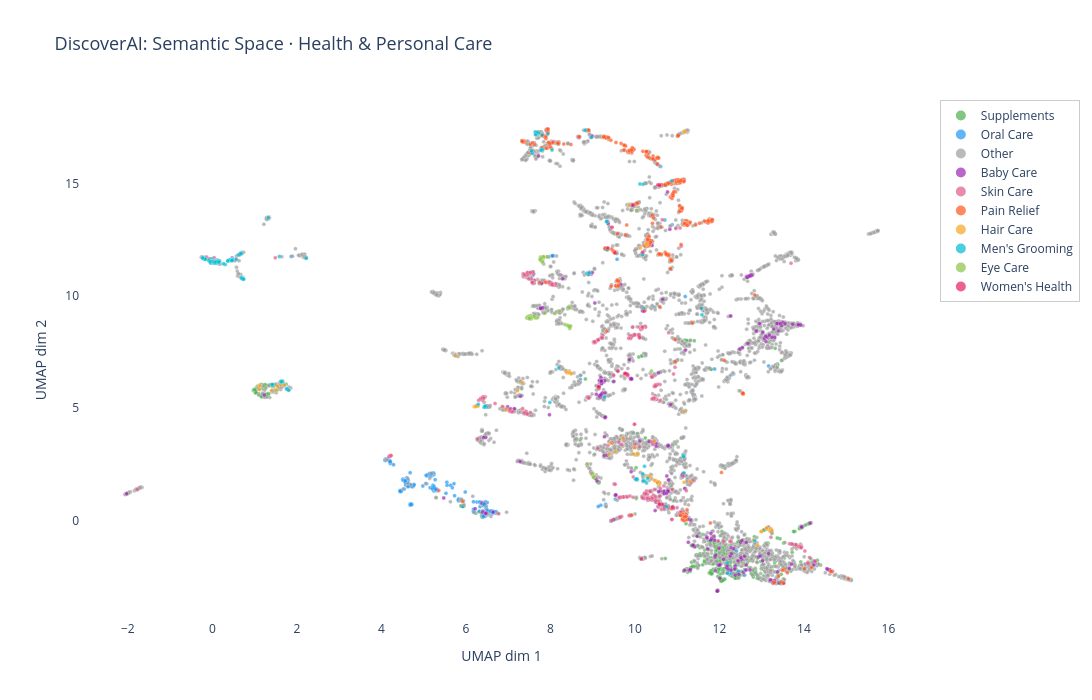

Here is the notebook cell this chart was saved with:
### Markdown cell above
## Visualisation by Category

### Code cell
from mean_squared_terrors.embedding_viz import plot_embedding_space, save_html

fig = plot_embedding_space(
    coords_2d, index_df,
    color_by="category",
    title="DiscoverAI: Semantic Space · Health & Personal Care",
)
fig.show()

# Also save as standalone HTML (opens in browser, great for presentation)
save_html(fig, f"{DATA}/embedding_space_category.html")
print("\nClick categories in the legend to hide/show them.")
print("Zoom with scroll, pan with click+drag, hover for product details.")

### Figure 1 — Plotly figure (JSON) as saved in the notebook; plotly's stock layout.template omitted (floating-point values rounded to 4 significant figures; data arrays with more than 128 entries replaced by an {"elided": "..."} marker saying what was removed)
{"data": [{"customdata": {"elided": "840x4 mixed values"}, "hovertemplate": "<b>%{customdata[0]}</b><br>Brand: %{customdata[1]}<br>Rating: %{customdata[2]:.1f}<br>Price: $%{customdata[3]:.2f}<extra></extra>", "marker": {"color": "#4CAF50", "line": {"color": "white", "width": 0.3}, "opacity": 0.7, "size": 4}, "mode": "markers", "name": "Supplements", "type": "scatter", "x": {"elided": "840 float values"}, "y": {"elided": "840 float values"}}, {"customdata": {"elided": "417x4 mixed values"}, "hovertemplate": "<b>%{customdata[0]}</b><br>Brand: %{customdata[1]}<br>Rating: %{customdata[2]:.1f}<br>Price: $%{customdata[3]:.2f}<extra></extra>", "marker": {"color": "#2196F3", "line": {"color": "white", "width": 0.3}, "opacity": 0.7, "size": 4}, "mode": "markers", "name": "Oral Care", "type": "scatter", "x": {"elided": "417 float values"}, "y": {"elided": "417 float values"}}, {"customdata": {"elided": "4869x4 mixed values"}, "hovertemplate": "<b>%{customdata[0]}</b><br>Brand: %{customdata[1]}<br>Rating: %{customdata[2]:.1f}<br>Price: $%{customdata[3]:.2f}<extra></extra>", "marker": {"color": "#9E9E9E", "line": {"color": "white", "width": 0.3}, "opacity": 0.7, "size": 4}, "mode": "markers", "name": "Other", "type": "scatter", "x": {"elided": "4869 float values"}, "y": {"elided": "4869 float values"}}, {"customdata": {"elided": "256x4 mixed values"}, "hovertemplate": "<b>%{customdata[0]}</b><br>Brand: %{customdata[1]}<br>Rating: %{customdata[2]:.1f}<br>Price: $%{customdata[3]:.2f}<extra></extra>", "marker": {"color": "#9C27B0", "line": {"color": "white", "width": 0.3}, "opacity": 0.7, "size": 4}, "mode": "markers", "name": "Baby Care", "type": "scatter", "x": {"elided": "256 float values"}, "y": {"elided": "256 float values"}}, {"customdata": {"elided": "380x4 mixed values"}, "hovertemplate": "<b>%{customdata[0]}</b><br>Brand: %{customdata[1]}<br>Rating: %{customdata[2]:.1f}<br>Price: $%{customdata[3]:.2f}<extra></extra>", "marker": {"color": "#E05C8A", "line": {"color": "white", "width": 0.3}, "opacity": 0.7, "size": 4}, "mode": "markers", "name": "Skin Care", "type": "scatter", "x": {"elided": "380 float values"}, "y": {"elided": "380 float values"}}, {"customdata": {"elided": "435x4 mixed values"}, "hovertemplate": "<b>%{customdata[0]}</b><br>Brand: %{customdata[1]}<br>Rating: %{customdata[2]:.1f}<br>Price: $%{customdata[3]:.2f}<extra></extra>", "marker": {"color": "#FF5722", "line": {"color": "white", "width": 0.3}, "opacity": 0.7, "size": 4}, "mode": "markers", "name": "Pain Relief", "type": "scatter", "x": {"elided": "435 float values"}, "y": {"elided": "435 float values"}}, {"customdata": {"elided": "69x4 mixed values"}, "hovertemplate": "<b>%{customdata[0]}</b><br>Brand: %{customdata[1]}<br>Rating: %{customdata[2]:.1f}<br>Price: $%{customdata[3]:.2f}<extra></extra>", "marker": {"color": "#F5A623", "line": {"color": "white", "width": 0.3}, "opacity": 0.7, "size": 4}, "mode": "markers", "name": "Hair Care", "type": "scatter", "x": [11.3, 12.81, 13.12, 10.05, 12.98, 11.17, 9.965, 11.16, 9.997, 10.55, 8.441, 8.39, 6.24, 9.868, 8.496, 1.612, 6.2, 10.31, 8.402, 10.59, 10.59, 10.24, 9.428, 10.49, 11.19, 10.53, 10.13, 10.28, 10.03, 13.19, 13.2, 1.121, 10.06, 13.2, 8.381, 10.36, 10.26, 6.939, 6.242, 1.548, 5.751, 13.23, 10.46, 7.219, 13.0, 7.329, 9.721, 10.04, 1.123, 1.706, 12.91, 9.536, 6.288, 10.46, 8.448, 10.35, 8.496, 9.386, 13.12, 1.517, 6.268, 13.24, 6.242, 1.401, 10.33, 10.06, 1.111, 10.05, 11.16], "y": [1.744, -0.8726, -0.3577, 1.829, -0.4881, 4.855, 2.972, 17.31, 3.242, 1.724, 6.615, 6.596, 5.104, 14.06, 6.544, 6.057, 5.072, 1.979, 6.583, 1.605, 1.678, 9.423, 3.442, 1.781, 17.34, 1.696, 12.14, 12.3, 1.823, -0.4618, -0.3967, 6.04, 2.913, -0.3932, 6.623, 1.924, 12.31, 4.949, 5.089, 5.99, 7.347, -0.4279, 3.54, 5.777, -0.4982, 6.141, 3.668, 1.819, 5.994, 6.051, -1.111, 3.075, 5.096, 1.786, 6.584, 1.988, 6.556, 2.952, -0.3335, 5.806, 5.117, -0.4589, 5.092, 5.804, 1.94, 2.966, 5.843, 1.83, 1.7]}, {"customdata": {"elided": "167x4 mixed values"}, "hovertemplate": "<b>%{customdata[0]}</b><br>Brand: %{customdata[1]}<br>Rating: %{customdata[2]:.1f}<br>Price: $%{customdata[3]:.2f}<extra></extra>", "marker": {"color": "#00BCD4", "line": {"color": "white", "width": 0.3}, "opacity": 0.7, "size": 4}, "mode": "markers", "name": "Men's Grooming", "type": "scatter", "x": {"elided": "167 float values"}, "y": {"elided": "167 float values"}}, {"customdata": {"elided": "96x4 mixed values"}, "hovertemplate": "<b>%{customdata[0]}</b><br>Brand: %{customdata[1]}<br>Rating: %{customdata[2]:.1f}<br>Price: $%{customdata[3]:.2f}<extra></extra>", "marker": {"color": "#8BC34A", "line": {"color": "white", "width": 0.3}, "opacity": 0.7, "size": 4}, "mode": "markers", "name": "Eye Care", "type": "scatter", "x": [7.535, 7.487, 10.39, 8.451, 7.816, 7.502, 7.499, 9.001, 8.472, 7.51, 7.785, 7.784, 7.538, 7.811, 7.509, 7.807, 8.988, 7.489, 7.761, 8.402, 8.871, 7.487, 7.509, 7.794, 7.508, 7.482, 7.521, 7.456, 7.513, 7.467, 7.532, 7.866, 8.478, 7.516, 7.543, 7.766, 7.52, 8.458, 7.781, 7.556, 7.773, 7.519, 7.769, 7.67, 7.814, 7.698, 7.915, 7.47, 7.495, 7.522, 7.823, 8.431, 7.492, 7.789, 7.782, 8.412, 7.636, 7.535, 9.013, 7.773, 7.789, 7.784, 7.524, 7.55, 8.342, 7.51, 8.461, 7.461, 7.443, 8.435, 7.797, 7.521, 8.094, 7.611, 7.816, 7.837, 7.794, 9.056, 8.22, 7.481, 7.538, 7.546, 7.774, 7.496, 7.489, 8.45, 9.028, 7.833, 9.033, 7.784, 7.525, 7.765, 7.492, 7.505, 10.04, 9.025], "y": [9.077, 9.03, 6.663, 8.666, 11.71, 8.999, 9.038, 2.044, 8.631, 9.048, 11.69, 11.6, 9.141, 11.51, 9.034, 11.71, 2.085, 9.025, 11.66, 8.702, 2.522, 9.057, 9.043, 11.67, 9.107, 9.086, 9.125, 9.052, 9.017, 9.058, 9.103, 9.235, 8.668, 9.017, 9.117, 11.74, 9.009, 8.561, 11.69, 9.006, 11.68, 9.082, 11.67, 9.027, 11.71, 9.048, 11.76, 9.049, 9.063, 9.106, 11.75, 9.478, 9.077, 11.7, 11.67, 8.68, 9.038, 9.034, 1.952, 11.68, 11.69, 11.68, 9.011, 9.008, 8.735, 9.038, 9.491, 9.076, 9.028, 9.496, 11.7, 9.115, 9.225, 9.091, 11.56, 11.73, 11.67, 1.945, 9.333, 9.011, 9.0, 9.053, 11.68, 9.007, 9.084, 8.639, 1.958, 11.75, 1.961, 11.69, 9.042, 11.62, 9.027, 9.007, 13.82, 1.915]}, {"customdata": [["The Honey Pot Company - Everyday Panty liners - Organic Pads for Women - Herbal ", "The Honey Pot Company", 4.6, 7.19], ["pH-D Feminine Health Support, Boric Acid Vaginal Suppositories, Bottle of 14 600", "Besmon", 4.3, 0], ["LOPOO Menstrual Cup Cleaner", "LOPOO", 4.5, 0], ["Wooden Body Back Massager Breast Abdomen Massor Relief Tool 2PCS", "uxcell", 4, 0], ["PhiloToys Enema Bulb, Anal Cleaner Vaginal Washing Cleaning Kit- Medical Cleansi", "PhiloToys", 4.2, 0], ["Maternity Belt - Pregnancy Support Belly Brace, - One Size", "Zenda Naturals", 3.6, 0], ["PERformance Exercise Foam Roller, 36-Inch, Pink - Supports Breast Cancer Researc", "", 4.2, 0], ["Maternity Belt by Wizsupports - Adjustable Size Pregnancy Belt, Belly Wrap Suppo", "VAXLO", 4, 0], ["50 Ovulation Test Strips Predictor Kit - 20 Pregnancy Tests - First Response LH ", "DrKea", 4, 0], ["Breast Enhancement Cream", "NATUREDAY", 3.3, 35], ["Electric Breast Pump - MOSFiATA Rechargeable Nursing Breastfeeding Pump with Mas", "MOSFiATA", 3.9, 0], ["Sitz Bath for Toilet Seat - Sitz Bath for Hemorrhoids and Postpartum Care, Folda", "AOBBT", 4.4, 0], ["Silicone Breast Pump 2 Pack, Manual Breast Pump with Protective lid, Portable Mi", "godehone", 4.2, 10.99], ["Maternity Belt - Pregnancy Support Belly Brace, - One Size", "Zenda Naturals", 3.6, 0], ["FEISIKE Wearable Electric Breast Pump Version 2021,Hands-Free Breastpump with LC", "FEISIKE", 4, 0], ["ReUseLife Washable Cloth Menstrual Pads/Mama Cloth/Reusable Sanitary Pads Forest", "ReUseLife", 4.5, 0], ["Spectra - Breast Flange Replacement for Breast Milk Pump - Large 28mm", "SPECTRA", 4.8, 14.48], ["Night Sweats - Perimenopause, Hot Flashes, Black Cohosh - Menopause Symptoms Rel", "M M Wellness", 3.9, 0], ["Motif Medical, Luna Breast Shields Flanges, Replacement Parts for Luna Breast Pu", "Motif Medical", 4.7, 14], ["Healthy Spirit Gel Donut Pillow Donut Cushion for Tailbone Hemorrhoid Cushion Co", "Healthy Spirit", 4.3, 33.99], ["Breast Enlargement Cupping Set by Ashtonbee, Comes with Bonus Nipple Suction Too", "Ashtonbee", 2.9, 0], ["TOTI Kegel Balls Exercise Weights Kit 2-Piece Set Premium Kegal Weights to Stren", "TOTI", 4.2, 0], ["Hi Sprout Bamboo-Charcoal Reusable Sanitary Pads, Cloth Mama Menstrual Pads, But", "Hi Sprout", 4.4, 0], ["Breast Success Cream", "Breast Success", 3.4, 14.99], ["Sarah Wells Lizzy Breast Pump Bag Limited Edition Summer 2015 Red", "Sarah Wells", 4.1, 0]], "hovertemplate": "<b>%{customdata[0]}</b><br>Brand: %{customdata[1]}<br>Rating: %{customdata[2]:.1f}<br>Price: $%{customdata[3]:.2f}<extra></extra>", "marker": {"color": "#E91E63", "line": {"color": "white", "width": 0.3}, "opacity": 0.7, "size": 4}, "mode": "markers", "name": "Women's Health", "type": "scatter", "x": [9.148, 10.87, 9.99, 10.18, 9.598, 10.57, 9.358, 10.54, 10.15, 10.65, 9.827, 9.46, 9.829, 10.58, 9.808, 9.155, 9.757, 10.89, 9.778, 9.957, 10.11, 9.531, 9.135, 10.59, 10.22], "y": [5.907, 0.04307, 4.287, 11.96, 6.647, 14.95, 12.15, 14.95, -1.715, 0.7128, 6.446, 13.06, 6.5, 14.93, 6.524, 5.957, 6.549, 0.595, 6.555, 14.06, 8.139, 11.93, 5.964, 0.7217, 9.33]}], "layout": {"height": 700, "hoverlabel": {"bgcolor": "white", "font": {"size": 12}}, "legend": {"bgcolor": "rgba(255,255,255,0.9)", "bordercolor": "#ccc", "borderwidth": 1, "itemsizing": "constant"}, "paper_bgcolor": "white", "plot_bgcolor": "white", "title": {"font": {"size": 18}, "text": "DiscoverAI: Semantic Space · Health & Personal Care"}, "width": 1100, "xaxis": {"showgrid": false, "title": {"text": "UMAP dim 1"}, "zeroline": false}, "yaxis": {"showgrid": false, "title": {"text": "UMAP dim 2"}, "zeroline": false}}}
